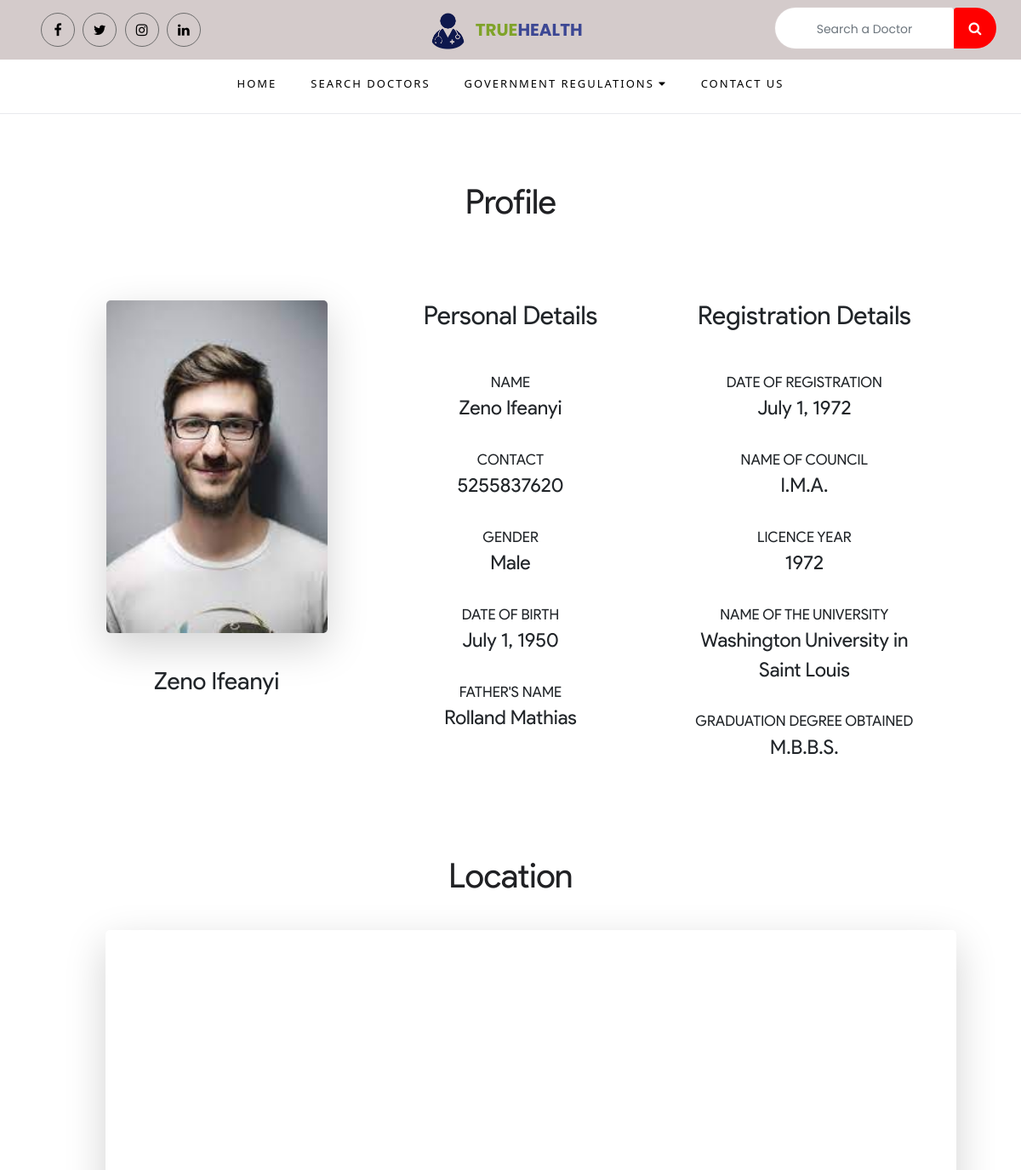
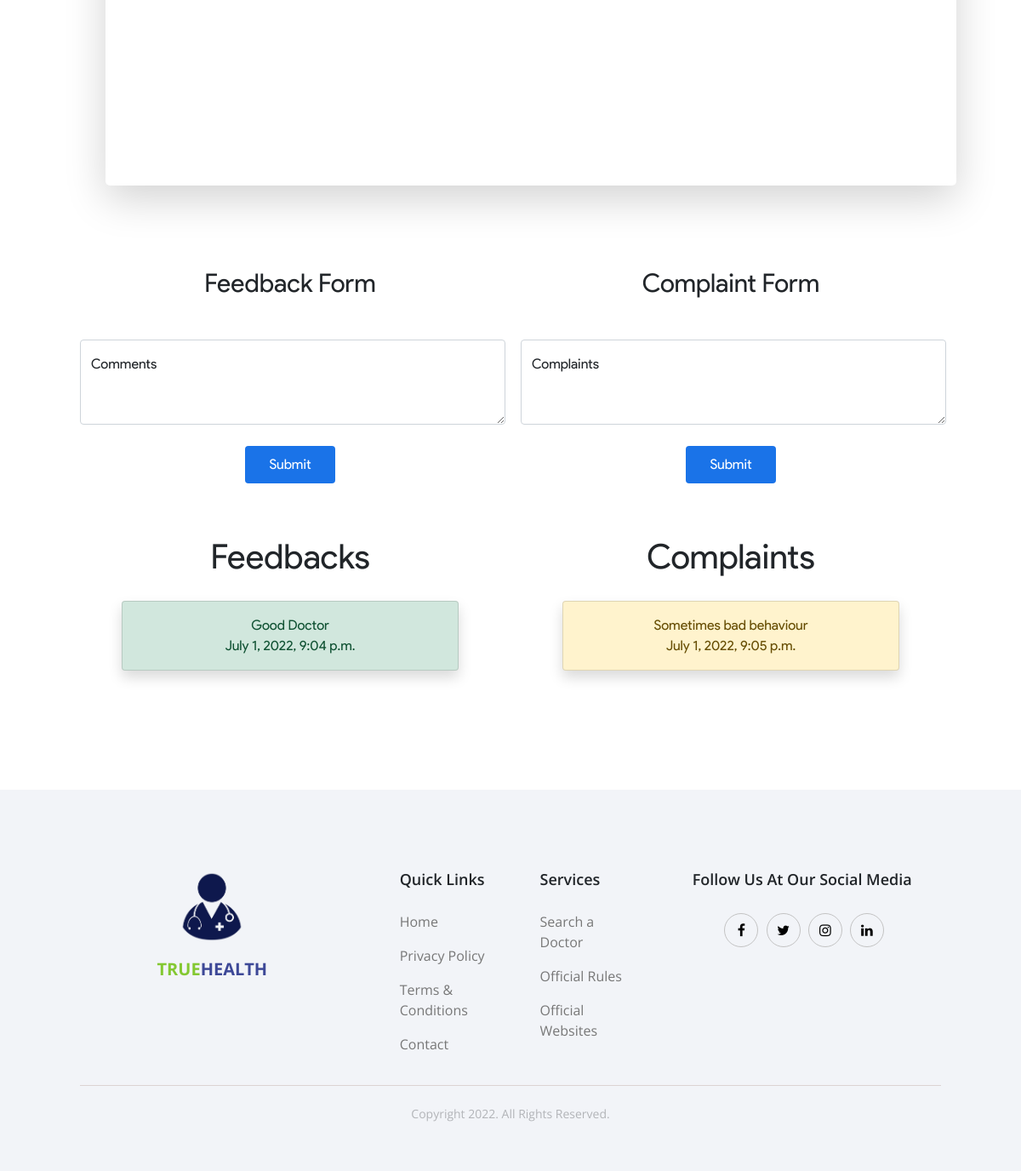
/Services/doctor/19858/, run on the app's committed database (2 pictures, top to bottom).
### Services/models.py (models this page shows, shortened)
class Doctor(models.Model):
    registration_number = models.IntegerField(null=False, primary_key=True, unique=True)
    name = models.CharField(max_length=300, null=False)
    location = models.TextField(max_length=600, null=False)
    contact = models.CharField(max_length=10, null=False)
    gender = models.CharField(max_length=6, choices=gender_choices, default=Male, null=False)
    DOB = models.DateField(default=timezone.now, null=False)
    DOR = models.DateField(default=timezone.now, null=False)
    council = models.CharField(max_length=300, null=False, default="I.M.A.")
    fathers_name = models.CharField(max_length=200, null=True)
    qualified_year = models.IntegerField(('year'), choices=list(year_choices()), default=current_year)
    university = models.CharField(max_length=400, null=True)
    max_qualification = models.CharField(max_length=250, null=False, default="M.B.B.S.")
    image = models.ImageField(upload_to='Doctors/', null=False, max_length=300)

### Home/models.py (models this page shows)
class Feedback(models.Model):
	doctor_id = models.IntegerField(null=False)
	feedback = models.CharField(max_length=300, null=False)
	datetime = models.DateTimeField(default=datetime.datetime.now())

class Complaint(models.Model):
	doctor_id = models.IntegerField(null=False)
	complaint = models.CharField(max_length=300, null=False)
	datetime = models.DateTimeField(default=datetime.datetime.now())

### Services/views.py (the view, shortened to what this page needs)
# urls.py: path('doctor/<int:doctor_id>/', views.Detail_view, name='detailed_view'),
def Detail_view(request, doctor_id):
    feedbacks = Feedback.objects.filter(doctor_id=doctor_id)
    complaints = Complaint.objects.filter(doctor_id=doctor_id)
    context = {
        'doctor': Doctor.objects.get(registration_number=doctor_id),
        'feedbacks': feedbacks,
        'complaints': complaints,
    }
    return render(request, 'detail.html', context)

### Services/templates/detail.html (shortened to what this page needs)
{% extends 'base.html' %}
{% load static %}
{% block content %}
<section for="details" id="details">
    <div class="container text-center" id="details-heading">
        <h1>Profile</h1>
    </div>
    <div class="container">
        <div class="row">
            <div class="col-md-4 section">
                <img src="{{ doctor.image.url }}" class="doctor-image shadow-lg">
                <h4 class="doctor-image-title">{{ doctor.name }}</h4>
            </div>
            <div class="col-md-4 section">
                <h1 class="section-heading">Personal Details</h1>
                <div class="section-info">
                    <label class="section-label">Name</label>
                    <p class="section-detail">{{ doctor.name }}</p>
                    <label class="section-label">Contact</label>
                    <p class="section-detail">{{ doctor.contact }}</p>
                    <label class="section-label">Gender</label>
                    <p class="section-detail">{{ doctor.gender }}</p>
                    <label class="section-label">Date Of Birth</label>
                    <p class="section-detail">{{ doctor.DOB }}</p>
                    <label class="section-label">Father's Name</label>
                    <p class="section-detail">{{ doctor.fathers_name }}</p>
                </div>
            </div>
            <div class="col-md-4 section">
                <h1 class="section-heading">Registration Details</h1>
                <div class="section-info">
                    <label class="section-label">Date Of Registration</label>
                    <p class="section-detail">{{ doctor.DOR }}</p>
                    <label class="section-label">Name of Council</label>
                    <p class="section-detail">{{ doctor.council }}</p>
                    <label class="section-label">Licence Year</label>
                    <p class="section-detail">{{ doctor.qualified_year }}</p>
                    <label class="section-label">Name Of The University</label>
                    <p class="section-detail">{{ doctor.university }}</p>
                    <label class="section-label">Graduation Degree Obtained</label>
                    <p class="section-detail">{{ doctor.max_qualification }}</p>
                </div>
            </div>
        </div>
    </div>
    <div class="container text-center" id="details-heading">
        <h1>Location</h1>
        <div class="map-container">
            <iframe src="{{ doctor.location }}" class="shadow-lg map" allowfullscreen="" loading="lazy"></iframe>
        </div>
    </div>
    <div class="container">
        <div class="row">
            <div class="col-md-6">
                <div class="feedback-form">
                    <h1 class="section-heading">Feedback Form</h1>
                    <form action="{% url 'detailed_view' doctor.registration_number %}" method="POST">{% csrf_token %}
                        <div class="form-floating" style="width:500px;margin:auto;">
                            <textarea class="form-control" placeholder="Leave a comment here" id="floatingTextarea2" name="feedback_text" style="height: 100px"
                            maxlength="300"></textarea>
                            <label for="floatingTextarea2">Comments</label>
                        </div>
                        <div class="text-center">
                            <input type="submit" name="feedback" value="Submit" class="btn">
                        </div>
                    </form>
                </div>
                <div class="feedbacks">
                    <h1>Feedbacks</h1>
                    {% for n_feedback in feedbacks %}
                    <div class="feedbacks-feedback">
                        <ul class="list-group">
                            <li class="list-group-item list-group-item-success shadow"
                                style="padding:16px;margin: 20px 0;">
                                {{ n_feedback.feedback }}<br>
                                {{ n_feedback.datetime }}
                            </li>
                        </ul>
                    </div>
                    {% empty %}
                        <h5 class="text-center" style="padding:32px;">
                            No Feedbacks.
                        </h5>
                    {% endfor %}
                </div>
            </div>
            <div class="col-md-6">
                <div class="feedback-form">
                    <h1 class="section-heading">Complaint Form</h1>
                    <form action="{% url 'detailed_view' doctor.registration_number %}" method="POST">{% csrf_token %}
                        <div class="form-floating" style="width:500px;margin:auto;">
                            <textarea class="form-control" placeholder="Leave a complaint here" id="floatingTextarea2" name="complaint_text" style="height: 100px;" maxlength="300"></textarea>
                            <label for="floatingTextarea2">Complaints</label>
                        </div>
                        <div class="text-center">
                            <input type="submit" name="complaint" value="Submit" class="btn">
                        </div>
                    </form>
                </div>
                <div class="feedbacks">
                    <h1>Complaints</h1>
                    {% for n_complaint in complaints %}
                    <div class="feedbacks-feedback">
                        <ul class="list-group">
                            <li class="list-group-item list-group-item-warning shadow"
                                style="padding:16px;margin: 20px 0;">
                                {{ n_complaint.complaint }}<br>
                                {{ n_complaint.datetime }}
                            </li>
                        </ul>
                    </div>
                    {% empty %}
                        <h5 class="text-center" style="padding:32px;">
                            No Complaints.
                        </h5>
                    {% endfor %}
                </div>
            </div>
        </div>
    </div>
</section>
{% endblock %}

### data on the page
Doctor: image (picture), name "Zeno Ifeanyi", contact "5255837620", gender "Male", DOB "July 1, 1950", fathers_name "Rolland Mathias", DOR "July 1, 1972", council "I.M.A.", qualified_year "1972", university "Washington University in Saint Louis", max_qualification "M.B.B.S."
Feedback: feedback "Good Doctor", datetime "July 1, 2022, 9:04 p.m."
Complaint: complaint "Sometimes bad behaviour", datetime "July 1, 2022, 9:05 p.m."
